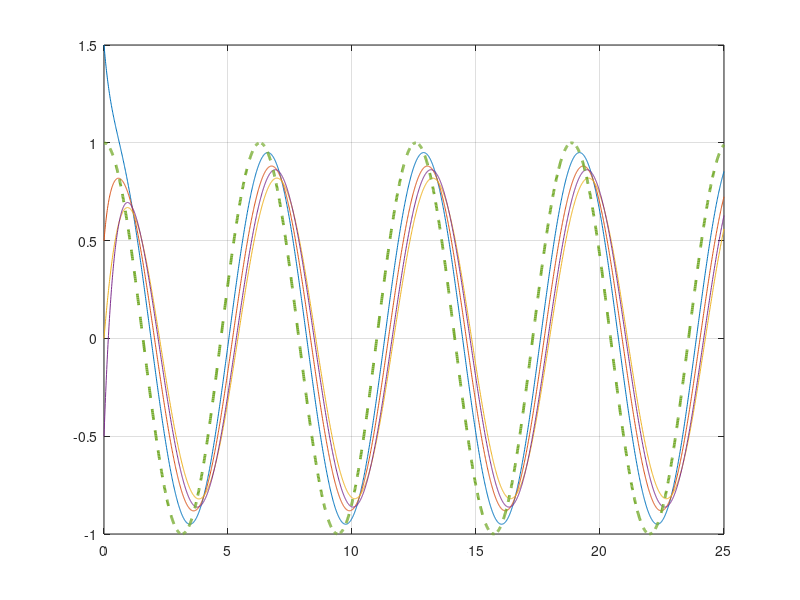

Write the MATLAB code that produced this figure.
clc
close all

L=[1 0 0 0;
  -1 2 -1 0;
  0 -1 1 0;
  -1 0 0 1];

alphas=[2 2 1 1];
Gamma=diag(alphas);

m=1; %dimensiones que estoy considerando
Im=eye(m); 
Gamma_kron=kron(L+Gamma,Im);

xi0=[1.5;.5;0;-0.5];%Guardo los valores iniciales para referencia
xi=xi0;%Uso estos valores en la aproximación de Euler
% 
%periodo de muestreo
Dt=0.01;
tiempo=25; %segundos
iteraciones=tiempo/Dt;


% xi = zeros(num_agents, iteraciones); % Estados de los agentes
r = cos(0:Dt:(iteraciones-1)*Dt); % Ref

%Simulo el sistema
for k=1:iteraciones
    ref = r(k) * ones(4, 1);
    %Aproximación de Euler con Gamma_kron
    xi(:,k+1)=xi(:,k)-Dt*(Gamma_kron*(xi(:,k)-ref));
end

t=linspace(0,tiempo,iteraciones+1);
time=linspace(0,tiempo,iteraciones);
figure
plot(t,xi)
hold on
plot(time, r, '--', 'LineWidth', 2); % Referencia
grid on
